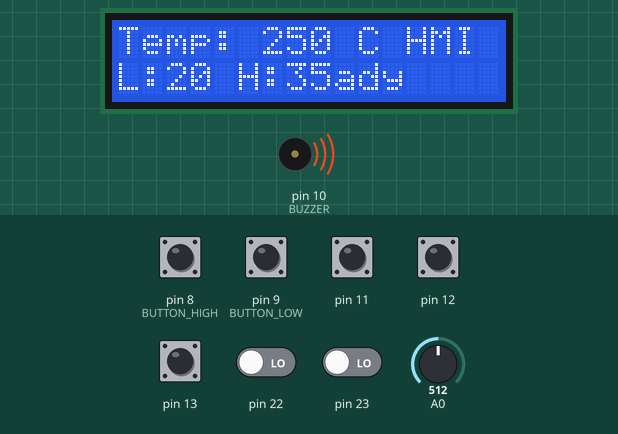
The sketch below on a simulated Arduino Uno, built with avr-gcc and run on an emulated ATmega328P. On the bench: 16×2 character LCD, buzzer (waves = sounding, pin HIGH). Wiring (inferred from the names in the program): character LCD (HD44780): RS pin 2; E pin 3; data pin 4, pin 5, pin 6, pin 7. The test bench sets the inputs (shaded band); at power-on: pin 8 (BUTTON_HIGH), pin 9 (BUTTON_LOW), pin 11–13 HIGH, pin 22, pin 23 LOW, A0 = 512. Pins used as bus, display or sensor lines are not drawn.

Above: at 2.6 s.
2.7 s: A0 set to 535
At 3.9 s:
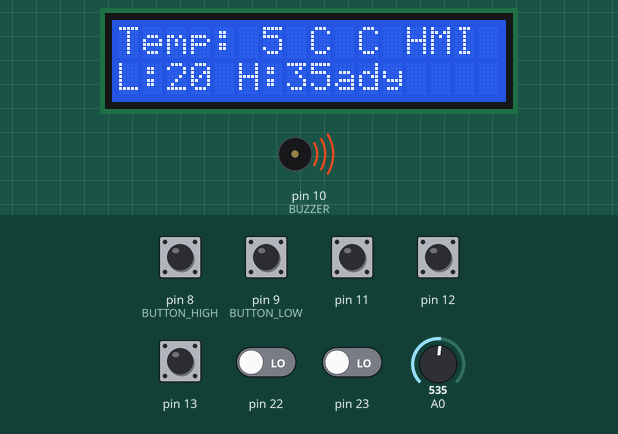
4.2 s: pin 8 (BUTTON_HIGH) pulled LOW for 0.2 s
At 5.2 s:
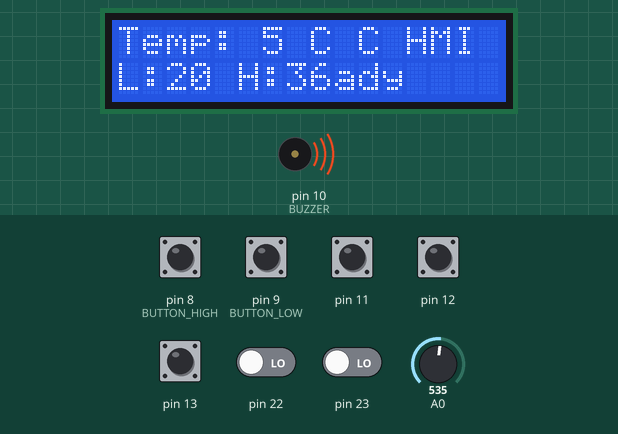
5.9 s: pin 9 (BUTTON_LOW) pulled LOW for 0.2 s
At 6.5 s:
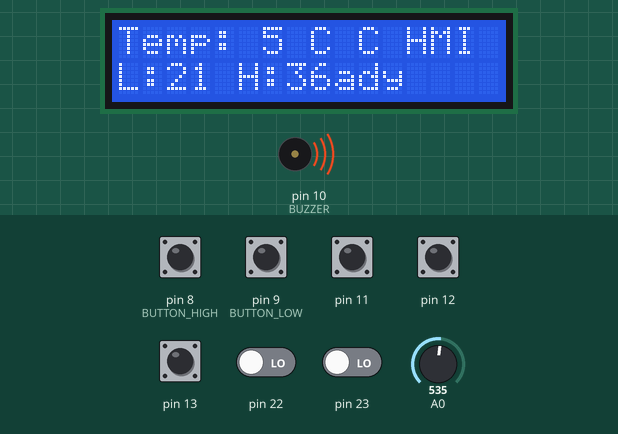
7.6 s: pin 8 (BUTTON_HIGH) pulled LOW for 1 s
At 9.6 s:
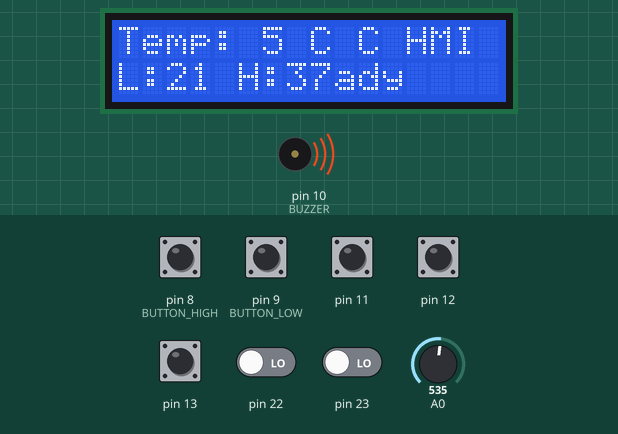
10.1 s: pin 9 (BUTTON_LOW) pulled LOW for 1 s
At 11.5 s:
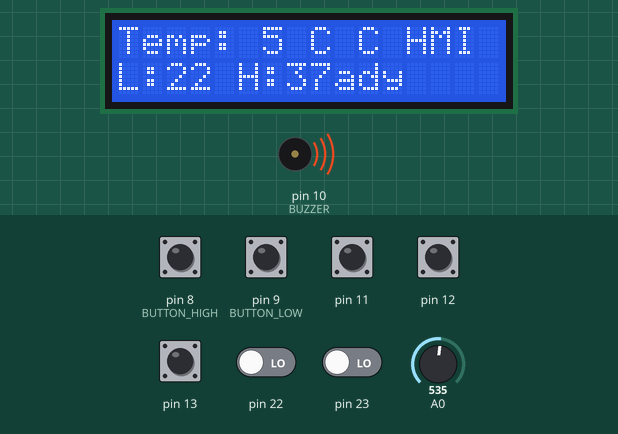
12.6 s: A0 set to 511
At 13.5 s:
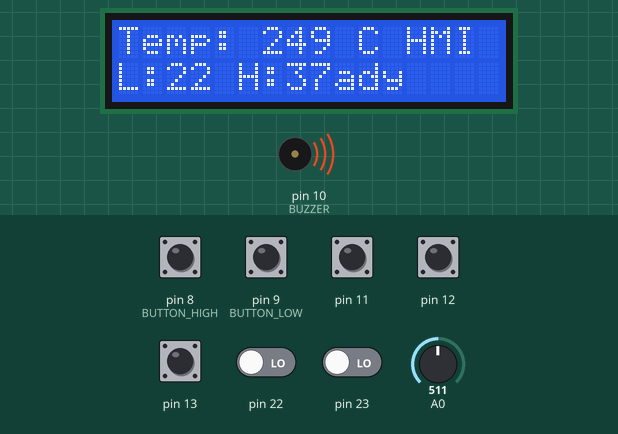
Timing chart, 0 to 15.1 s (numbered marks = the images above; inputs shaded):
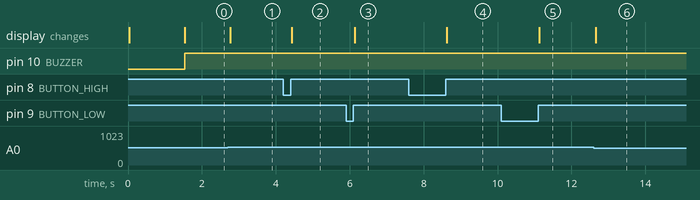

Measured:
- the behaviour switches between 524 and 525 on A0 (found by bisection; images 0 and 1)
- after the input at 2.7 s, the display: changes after 0.06 s (image 1)
- after the input at 4.2 s, the display: changes after 0.23 s (image 2)
- after the input at 5.9 s, the display: changes after 0.23 s (image 3)
- after the input at 7.6 s, the display: changes after 1.0 s (image 4)
- after the input at 10.1 s, the display: changes after 1.0 s (image 5)
- after the input at 12.6 s, the display: changes after 0.05 s (image 6)

The sketch:

buttons.ino
```cpp
#include <avr/io.h>
#include <util/delay.h>
#include <stdint.h>

#include "buttons.h"
// define the pins
#define BUTTON_HIGH PB0
#define BUTTON_LOW PB1
// check if the button is being pressed
uint8_t button_pressed(uint8_t pin)
{

    if (!(PINB & (1 << pin)))
    {
        _delay_ms(25);

        if (!(PINB & (1 << pin)))
        {
            // Wait for button release
            while (!(PINB & (1 << pin)))
            {
            }

            _delay_ms(25);

            return 1;
        }
    }

    return 0;
}

void buttons_init(void)
{
    // make the buttons as inputs
    DDRB &= ~((1 << BUTTON_HIGH) |
              (1 << BUTTON_LOW));

    // Enable internal pull-up resistors
    PORTB |= (1 << BUTTON_HIGH) |
             (1 << BUTTON_LOW);
}

uint8_t button_high_pressed(void)
{
    return button_pressed(BUTTON_HIGH);
}

uint8_t button_low_pressed(void)
{
    return button_pressed(BUTTON_LOW);
}
```

adc.h
```cpp
#ifndef ADC_H
#define ADC_H

#include <stdint.h>

void adc_init(void);
uint16_t adc_read(uint8_t channel);

#endif
```

adc.ino
```cpp
#include <avr/io.h>
#include <stdint.h>
#include "adc.h"
void adc_init(void) // initializes the ADC
{

    ADMUX = (1 << REFS0); // select the 5v as the adc refrence voltage

    // Enable the adc and set its prescaler to 128
    // ADEN enable the adc
    // ADC clock = 16 MHz / 128 = 125 kHz
    ADCSRA = (1 << ADEN) |
             (1 << ADPS2) |
             (1 << ADPS1) |
             (1 << ADPS0);
}

// This function reads an analog value from a selected adc channel
uint16_t adc_read(uint8_t channel)
{
    channel &= 0x07;

    // Select the ADC input channel
    // & 0xF0 reserve the upper 4 bits of ADMUX
    ADMUX = (ADMUX & 0xF0) | channel;

    // Set ADSC to 1 to start the ADC conversion
    ADCSRA |= (1 << ADSC);

    // Wait till conversion is done
    // ADSC becomes 0 automatically when conversion is complete
    while (ADCSRA & (1 << ADSC))
    {
        // Stay here while the ADC is converting
    }

    // Return the digital conversion result (0 to 1023)
    return ADC;
}
```

buttons.h
```cpp
#ifndef BUTTONS_H
#define BUTTONS_H
#include <stdint.h>
void buttons_init(void);
uint8_t button_high_pressed(void);
uint8_t button_low_pressed(void);
#endif
```

io.h
```cpp
#ifndef IO_H
#define IO_H

#include <stdint.h>

void io_init(void);
void buzzer_set(uint8_t state);

#endif
```

io.ino
```cpp
#include <avr/io.h>
#include <stdint.h>
#include "io.h"
// defining the buzzer pin
#define BUZZER PB2

void io_init(void)
{
    //set pb2 as output
    DDRB |= (1 << BUZZER);
    //making it start off (LOW)
    PORTB &= ~(1 << BUZZER);
}

void buzzer_set(uint8_t state)
{
    // control the buzzer
    if (state)
        PORTB |= (1 << BUZZER);
    else
        PORTB &= ~(1 << BUZZER);
}
```

main.ino
```cpp
#define F_CPU 16000000UL

#include <avr/io.h>
#include <util/delay.h>
#include <stdint.h>
#include <stdio.h>

#include "adc.h"
#include "lcd.h"
#include "buttons.h"
#include "io.h"

#define INITIAL_LOW_LIMIT  20
#define INITIAL_HIGH_LIMIT 35

int main(void)
{
    uint16_t adc_value;
    uint8_t temperature;
    uint8_t low_limit = INITIAL_LOW_LIMIT;
    uint8_t high_limit = INITIAL_HIGH_LIMIT;
    char line[17];

    // Initialize components
    io_init();
    adc_init();
    lcd_init();
    buttons_init();

    // first message on the lcd
    lcd_clear();
    lcd_gotoxy(0, 0);
    lcd_puts("Temperature HMI");
    lcd_gotoxy(0, 1);
    lcd_puts("System Ready");

    _delay_ms(1500);

    while (1)
    {
        // Increase high limit by one each press
        if (button_high_pressed() && high_limit < 99)
            high_limit++;

        // Increase low limit by one eache press
        if (button_low_pressed() && low_limit < high_limit)
            low_limit++;

        // Reading  the temperature
        adc_value = adc_read(0);
        temperature = (adc_value * 500UL) / 1024;

        // check weither the reading is within the range
        if (temperature < low_limit || temperature > high_limit)
            buzzer_set(1);
        else
            buzzer_set(0);

        // Display temperature
        lcd_gotoxy(0, 0);
        sprintf(line, "Temp: %u C", temperature);
        lcd_puts(line);

        // Display limits
        lcd_gotoxy(0, 1);
        sprintf(line, "L:%u H:%u", low_limit, high_limit);
        lcd_puts(line);

        _delay_ms(300);
    }
}
```

lcd.h
```cpp
#ifndef LCD_H
#define LCD_H

#include <stdint.h>

void lcd_init(void);
void lcd_command(uint8_t command);
void lcd_data(uint8_t data);
void lcd_clear(void);
void lcd_gotoxy(uint8_t column, uint8_t row);
void lcd_puts(const char *text);

#endif
```

lcd_.ino
```cpp
#include <avr/io.h>
#include <util/delay.h>
#include <stdint.h>
#include "lcd.h"

// LCD wired pins
#define LCD_PORT PORTD
#define LCD_DDR DDRD

#define LCD_RS PD2
#define LCD_EN PD3

void lcd_enable_pulse(void)
{
    LCD_PORT |= (1 << LCD_EN);
    _delay_us(1);

    LCD_PORT &= ~(1 << LCD_EN);
    _delay_us(100);
}

void lcd_write_nibble(uint8_t value)
{
    LCD_PORT = (LCD_PORT & 0x0F) |
               (value & 0xF0);

    lcd_enable_pulse();
}

void lcd_send(uint8_t value, uint8_t is_data)
{
    if (is_data)
        LCD_PORT |= (1 << LCD_RS);
    else
        LCD_PORT &= ~(1 << LCD_RS);

    lcd_write_nibble(value & 0xF0);

    lcd_write_nibble((value << 4) & 0xF0);
}

void lcd_command(uint8_t command)
{
    lcd_send(command, 0);

    if (command == 0x01 || command == 0x02)
        _delay_ms(2);
}

void lcd_data(uint8_t data)
{
    lcd_send(data, 1);
}

void lcd_clear(void)
{
    lcd_command(0x01);
}

void lcd_gotoxy(uint8_t column, uint8_t row)
{
    uint8_t address;

    if (row == 0)
        address = 0x00;
    else
        address = 0x40;

    lcd_command(0x80 | (address + column));
}

void lcd_puts(const char *text)
{
    while (*text)
    {
        lcd_data((uint8_t)*text);
        text++;
    }
}

void lcd_init(void)
{
    // Configure PD2 to PD7 as outputs
    LCD_DDR |= 0xFC;

    _delay_ms(20);

    LCD_PORT &= ~(1 << LCD_RS);
    LCD_PORT &= ~(1 << LCD_EN);

    // Initialize LCD in 4-bit mode
    lcd_write_nibble(0x30);
    _delay_ms(5);

    lcd_write_nibble(0x30);
    _delay_us(150);

    lcd_write_nibble(0x30);
    _delay_us(150);

    lcd_write_nibble(0x20);

    // LCD configuration
    lcd_command(0x28);
    lcd_command(0x0C);
    lcd_command(0x06);

    lcd_clear();
}
```
